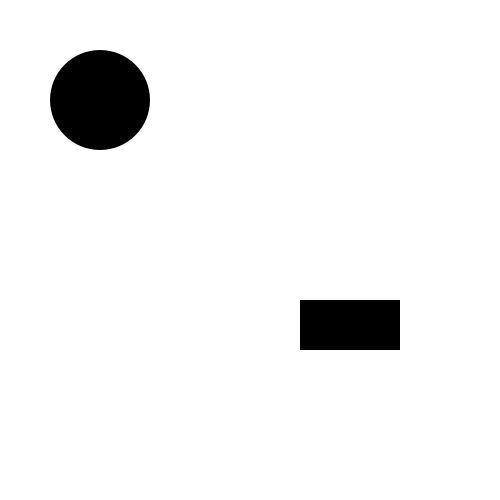
Frame 1 (no input)
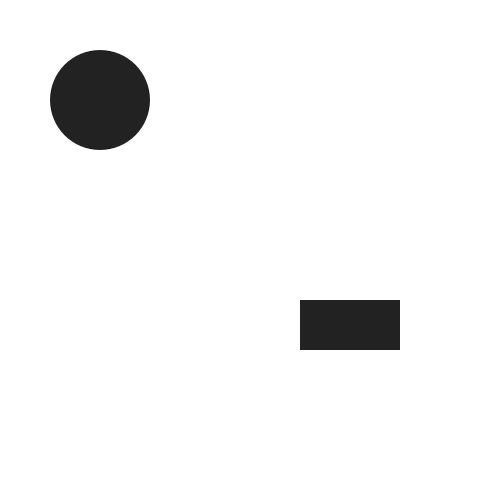
Frame 60 (the mouse pressed at the canvas centre just before this capture)
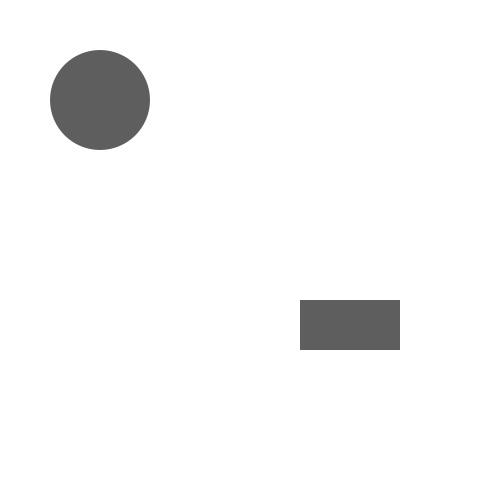
Frame 120 (the mouse held since frame 60 and released just before this capture)

The Processing sketch that drew these frames (run headless with seeded random() and noise(); from frame 60 on, the mouse is pressed at the canvas centre):

// Processing sketch: DEBER_EJERCICIO_6_M
// ── DEBER_EJERCICIO_6_M.pde
Circle cir1, cir2;
Rectangle rect1;


void setup() {

  size(500, 500);

  cir1 = new Circle(100, 100, 500, 100); //POS X, POSY, TIEMPO PARA DESAPARECER (5s), RADIO DEL CIRCULO
  rect1 = new Rectangle(300, 300, 500, 100, 50); //POS X, POSY, TIEMPO PARA DESAPARECER (2.5s), ANCHO, LARGO DEL CUADRADO
}

void draw() {
  background(255);

  //CREO DOS OBJETOS INICIALES PARA MOSTRAR EL FUNCIONAMIENTO DEL PROGRAMA
  //CIRCLE
  cir1.update();
  cir1.display();
  cir1.drawShape();

  //RECTANGLE
  rect1.update();
  rect1.display();
  rect1.drawShape();


}

// ── Circle.pde
class Circle extends Fade{
  
  //DATOS MIEMBRO
  int radius;
  
  //FUNCIONES MIEMBRO
  
  //CONSTRUCTOR DE LA CLASE CIRCLE QUE DERIVA DE LA CLASE FADE
  Circle(int x_, int y_, float tf_, int r_){
    super(x_, y_,tf_);
    setRadius(r_);
  }
  
  //SETTERS Y GETTERS
  void setRadius(int rad){
    radius = rad;
  }
  
  int getRadius(){
    return radius;
  }
  
  
  //DIBUJO UN CRICULO EN PANTALLA
  void drawShape(){
    ellipse(getXCoordinate(), getYCoordinate(), getRadius(), getRadius());
  }
  
  
}

// ── Fade.pde
class Fade {
  //DATOS MIEMBRO
  int x;
  int y;
  float t_initial;
  float t_final;
  int alpha;

  //FUNCIONES MIEMBRO
  //CONSTRUCTOR
  Fade(int x_, int y_, float tf_) {
    setXCoordinate(x_);
    setYCoordinate(y_);
    setT_Final(tf_);
  }

  //GETTERS Y SETTERS

  void setXCoordinate(int x1) {
    x = x1;
  }

  void setYCoordinate(int y1) {
    y = y1;
  }

  int getXCoordinate() {
    return x;
  }

  int getYCoordinate() {
    return y;
  }

  void setT_Initial(float init) {
    t_initial = init;
  }

  void setT_Final(float finalSpan) {
    t_final = finalSpan;
  }

  float getT_Initial() {
    return t_initial;
  }

  float getT_Final() {
    return t_final;
  }

  void setAplha(int alpha1) {
    alpha = alpha1;
  }

  int getAlpha() {
    return alpha;
  }

  //FUNCIONES

  void update() {
    if (died() == true) {
      if (alpha <= 255) {
        alpha+=1;
        //println(alpha, "alpha");
      }
    }
  }

  void display() {
    noStroke();
    fill(alpha);
  }
  
  void drawShape(){}
  boolean died() {
    if (millis() - t_initial > t_final) {
      return true;
    } else {
      return false;
    }
  }
}

// ── Rectangle.pde
class Rectangle extends Fade {

  //DATOS MIEMBTO

  int rectWidth;
  int rectHeight;

  //FUNCIONES MIEMBRO

  //CONSTRUCTOR CLASE RECTANGLE DERIVADA DE FADE
  Rectangle(int x_, int y_, float tf_, int w_, int h_) {
    super(x_, y_, tf_);
    setRectWidth(w_);
    setRectHeight(h_);
  }

  //SETTERS Y GETTERS
  void setRectWidth(int w) {
    rectWidth = w;
  }

  void setRectHeight(int h) {
    rectHeight = h;
  }

  int getRectWidth() {
    return rectWidth;
  }
  
  int getRectHeight() {
    return rectHeight;
  }

  //DIBUJO UN RECTANGULO EN PANTALLA
  void drawShape(){
    rect(getXCoordinate(), getYCoordinate(), getRectWidth(), getRectHeight());
  }
  
}
